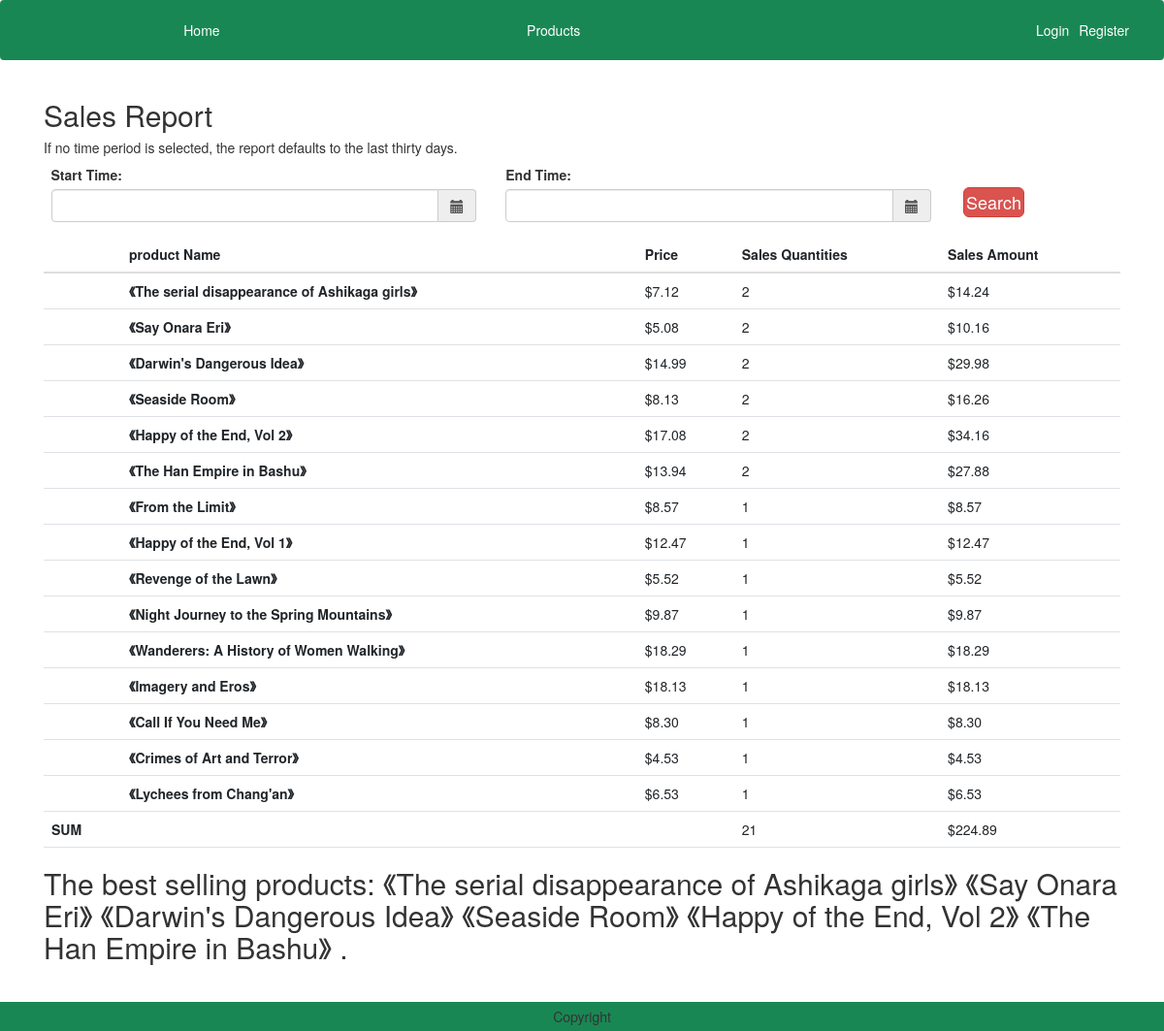
The page /report/ on the database its author committed.
### products/models.py (models this page shows, shortened)
class Product(models.Model):
    productName = models.CharField(max_length=100)
    price = models.DecimalField(default=0, max_digits=7, decimal_places=2)
    ISBN = models.CharField(max_length=17)
    author = models.CharField(max_length=100)
    publisher = models.CharField(max_length=100)
    introduction = models.TextField(max_length=1000)
    image = models.ImageField(upload_to='product')
    category = models.ForeignKey('Category', related_name="products", on_delete=models.CASCADE,)
    avgRating = models.FloatField(default=0)

### order/views.py (the view)
# urls.py: path("report/", views.ReportView.as_view(), name="report"),
class ReportView(View):
    def get(self, request):
        orders = Order.objects.filter(purchaseDate__lte=datetime.now(), purchaseDate__gte=datetime.now() + timedelta(days=-30))
        items = OrderItem.objects.filter(order__in=orders)
        pName = []
        for item in items:
            pName.append((item.product.productName,item.product.price))
        dic = {}
        for p in pName:
            dic[p] = dic.get(p, 0) + 1
        sort = sorted(dic.items(), key=lambda kv: kv[1], reverse=True)
        length = len(items)
        total = 0
        for k, v in dic.items():
            total = total + k[1] * v
        best = []
        first = sort[0][1]
        for i in sort:
            if i[1] == first:
                best.append(i)
        context = {
           'items': items,
           'dic': dic,
           'sort': sort,
           'length': length,
           'total': total,
           'best': best,
        }
        return render(request, 'report.html', context)

### order/templatetags/templatehelper.py (called while the page is built)
@register.filter
def div(value, div):
    return round((value * div), 2)

### templates/report.html (shortened to what this page needs)
{% extends 'base.html' %}
{% load static %}
{% load templatehelper %}
{% block main-content %}
<div class="container">
  <h2>Sales Report</h2>
  <h5>If no time period is selected, the report defaults to the last thirty days.</h5>
  <div class="row">
    <form method="get" role="search" action="{% url 'order:searchDate' %}">
      <div class='col-sm-5'>
          <div class="form-group">
              <label>Start Time:</label>
              <div class='input-group date' id='datetimepicker1'>
                  <input type='text' class="form-control" name="datetimepicker1"/>
                  <span class="input-group-addon">
                      <span class="glyphicon glyphicon-calendar"></span>
                  </span>
              </div>
          </div>
      </div>
      <div class='col-sm-5'>
          <div class="form-group">
              <label>End Time:</label>
              <div class='input-group date' id='datetimepicker2'>
                  <input type='text' class="form-control" name="datetimepicker2"/>
                  <span class="input-group-addon">
                      <span class="glyphicon glyphicon-calendar"></span>
                  </span>
              </div>
          </div>
      </div>
      <div class='col-sm-2'>
        <button type="sumbit" class="d-grid gap-2 btn btn-danger p-1 m-1 btn-lg text-decoration-none text-white" >Search</button>
      </div>
    </form>
  </div>
  <table class="table">
      <thead>
        <tr>
          <th scope="col"></th>
          <th scope="col">product Name</th>
          <th scope="col">Price</th>
          <th scope="col">Sales Quantities</th>
          <th scope="col">Sales Amount</th>
        </tr>
      </thead>
      <tbody>
        {% for sort in sort %}
            <tr>
              <th scope="row"></th>
              <th>《{{ sort.0.0 }}》</th>
              <td>${{ sort.0.1}}</td>
              <td>{{ sort.1 }}</td>
              <td>${{ sort.0.1 |div:sort.1 }}</td>
          </tr>
        {% endfor %}
          <tr>
            <th scope="row">SUM</th>
            <th></th>
            <td></td>
            <td>{{ length }}</td>
            <td>${{ total }}</td>
          </tr>
      </tbody>
    </table>
    <h2>The best selling products:
      {% for best in best %}
        {% if forloop.counter == 1 %}《{{best.0.0}}》
        {% else %} 《{{best.0.0}}》
        {% endif %}
      {% endfor %}
    .</h2>
</div>
{% endblock main-content %}

### rows shown on the page
Product: productName "The serial disappearance of Ashikaga girls", price "7.12", price "14.24", productName "The serial disappearance of Ashikaga girls"
Product: productName "Say Onara Eri", price "5.08", price "10.16", productName "Say Onara Eri"
Product: productName "Darwin's Dangerous Idea", price "14.99", price "29.98", productName "Darwin's Dangerous Idea"
Product: productName "Seaside Room", price "8.13", price "16.26", productName "Seaside Room"
Product: productName "Happy of the End, Vol 2", price "17.08", price "34.16", productName "Happy of the End, Vol 2"
Product: productName "The Han Empire in Bashu", price "13.94", price "27.88", productName "The Han Empire in Bashu"
Product: productName "From the Limit", price "8.57", price "8.57"
Product: productName "Happy of the End, Vol 1", price "12.47", price "12.47"
Product: productName "Revenge of the Lawn", price "5.52", price "5.52"
Product: productName "Night Journey to the Spring Mountains", price "9.87", price "9.87"
Product: productName "Wanderers: A History of Women Walking", price "18.29", price "18.29"
Product: productName "Imagery and Eros", price "18.13", price "18.13"
Product: productName "Call If You Need Me", price "8.30", price "8.30"
Product: productName "Crimes of Art and Terror", price "4.53", price "4.53"
Product: productName "Lychees from Chang'an", price "6.53", price "6.53"

### other values the page prints
{{ sort.1 }} "2" "2" "2" "2" "2" "2" "1" "1" "1" "1" "1" "1" "1" "1" "1"
{{ length }} "21"
{{ total }} "224.89"
